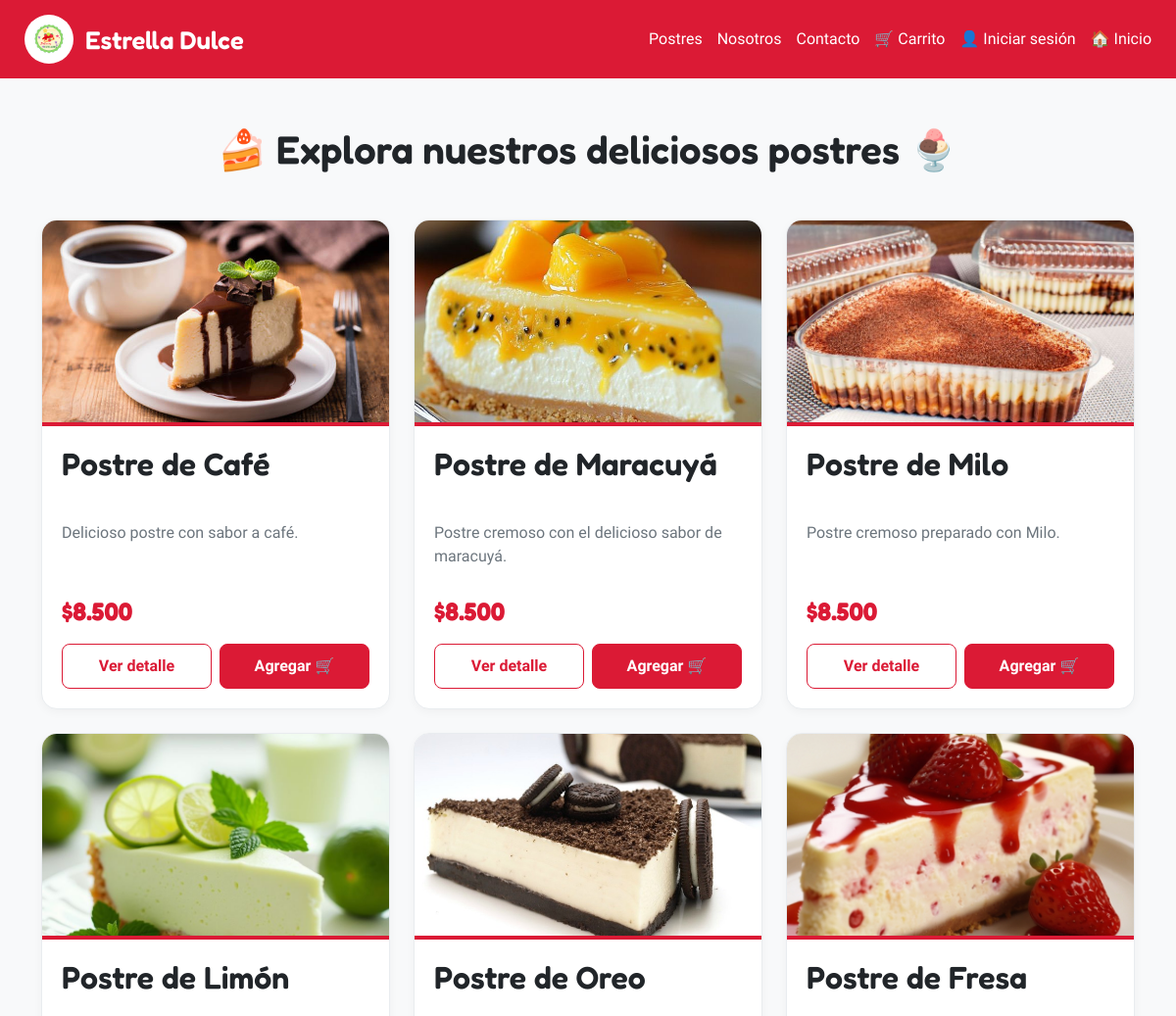
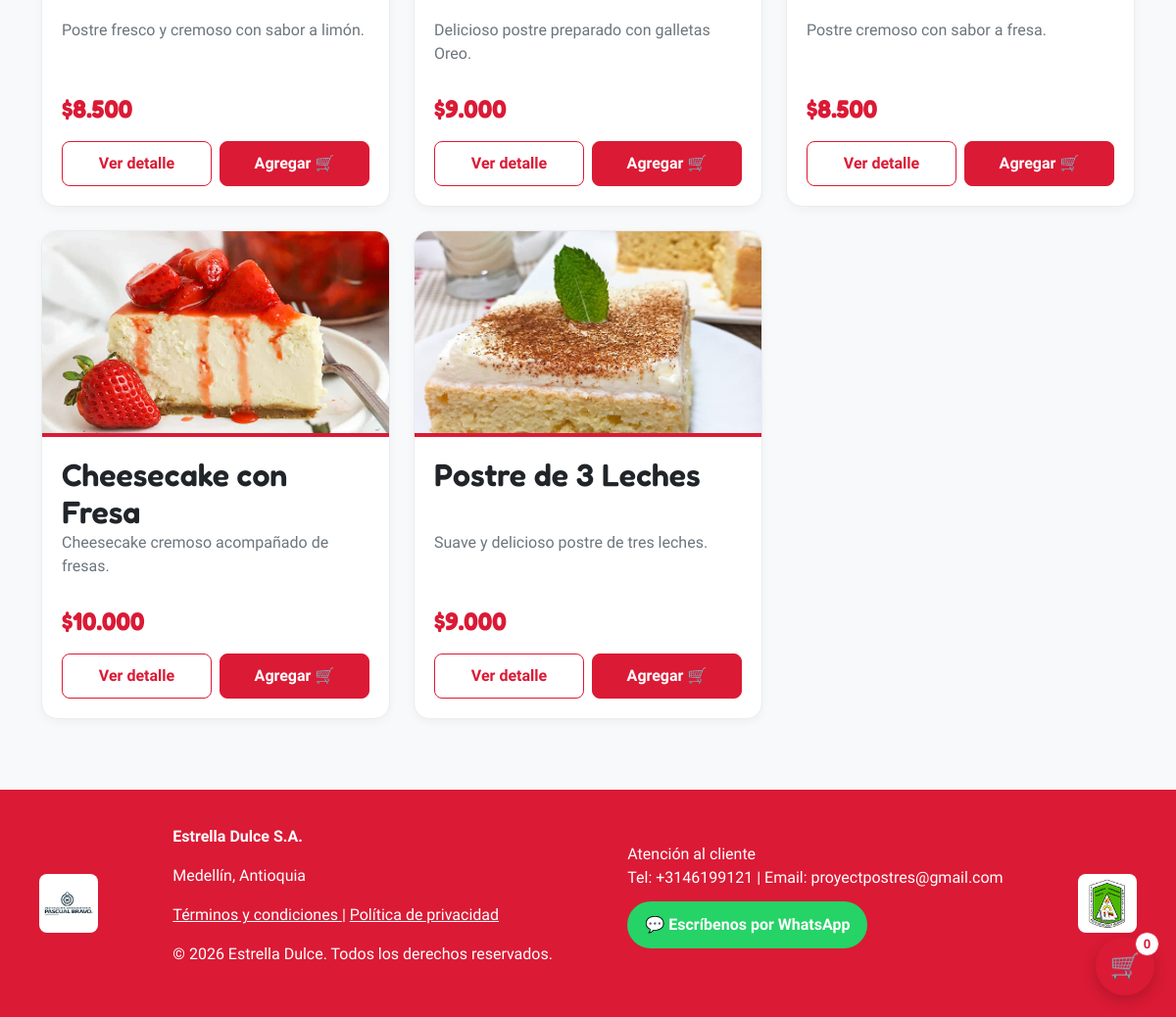
Screenshot of /vistas/postres.php with the database file from the repository (2 pictures, top to bottom).
### tables this page shows
CREATE TABLE `postres` (
  `id_postre` int(11) NOT NULL,
  `id_categoria` int(11) NOT NULL,
  `nombre` varchar(150) NOT NULL,
  `descripcion` text DEFAULT NULL,
  `precio` decimal(10,2) NOT NULL DEFAULT 0.00,
  `stock` int(11) NOT NULL DEFAULT 0,
  `imagen` varchar(255) DEFAULT NULL,
  `ingredientes` text DEFAULT NULL,
  `estado` enum('DISPONIBLE','AGOTADO','INACTIVO') NOT NULL DEFAULT 'DISPONIBLE',
  `destacado` tinyint(1) NOT NULL DEFAULT 0,
  `fecha_creacion` timestamp NOT NULL DEFAULT current_timestamp(),
  `fecha_actualizacion` timestamp NOT NULL DEFAULT current_timestamp() ON UPDATE current_timestamp()
);

### vistas/postres.php (the view, shortened to what this page needs)
<?php
require_once "../conexion.php";
$usuarioLogueado = isset($_SESSION["id_usuario"]);
$nombreUsuario = $_SESSION["nombre"] ?? "";
$apellidoUsuario = $_SESSION["apellido"] ?? "";
function escapar($valor): string {
    return htmlspecialchars((string)$valor, ENT_QUOTES, "UTF-8");
}
try {
    $sql = "SELECT
                p.id_postre,
                p.nombre,
                p.descripcion,
                p.precio,
                p.stock,
                p.imagen,
                p.estado,
                c.nombre AS categoria
            FROM postres p
            INNER JOIN categorias c
                ON p.id_categoria = c.id_categoria
            WHERE p.estado = 'DISPONIBLE'
            ORDER BY p.id_postre ASC";
    $stmt = $conexion->prepare($sql);
    $stmt->execute();
    $postres = $stmt->fetchAll(PDO::FETCH_ASSOC);
} catch (PDOException $e) {
    error_log($e->getMessage());
    $postres = [];
}
?>
<!DOCTYPE html>
<html lang="es">
<head>
<link href="https://cdn.jsdelivr.net/npm/bootstrap@5.3.3/dist/css/bootstrap.min.css" rel="stylesheet">
</head>
<body>
<header class="ed-header">
    <a href="../index.php" class="ed-header__brand">
        <img
            src="../imagen/ChatGPT Image 5 nov 2025, 10_50_14 p.m..png"
            alt="Logo Estrella Dulce"
            class="ed-header__logo"
        >
        <span class="ed-header__title">Estrella Dulce</span>
    </a>
    <nav class="ed-nav" aria-label="Navegación principal">
        <a href="postres.php">Postres</a>
        <a href="nosotros.html">Nosotros</a>
        <a href="contacto.php">Contacto</a>
        <a href="carrito.php">🛒 Carrito</a>
        <?php if ($usuarioLogueado): ?>
            <span style="color:white">
                👤 <?= escapar(trim($nombreUsuario . " " . $apellidoUsuario)) ?>
            </span>
            <a href="../cerrar_sesion.php">Cerrar sesión</a>
        <?php else: ?>
            <a href="iniciar%20sesi%C3%B3n.php">👤 Iniciar sesión</a>
        <?php endif; ?>
        <a href="../index.php">🏠 Inicio</a>
    </nav>
</header>
<main class="container my-5">
    <h1 class="postres-title text-center mb-5">
        🍰 Explora nuestros deliciosos postres 🍨
    </h1>
    <div class="row">
        <?php if (count($postres) > 0): ?>
            <?php foreach ($postres as $postre): ?>
                <?php
                $id = (int)$postre["id_postre"];
                $nombre = (string)$postre["nombre"];
                $descripcion = (string)($postre["descripcion"] ?? "");
                $precio = (float)$postre["precio"];
                $stock = (int)$postre["stock"];
                $imagen = (string)($postre["imagen"] ?? "");
                ?>
                <div class="col-12 col-md-6 col-lg-4 mb-4">
                    <article class="postres-card">
                        <?php if ($imagen !== ""): ?>
                            <img
                                src="../imagen/<?= escapar($imagen) ?>"
                                class="card-img-top"
                                alt="<?= escapar($nombre) ?>"
                                loading="lazy"
                            >
                        <?php endif; ?>
                        <div class="card-body">
                            <h2 class="card-title">
                                <?= escapar($nombre) ?>
                            </h2>
                            <p class="card-text">
                                <?= escapar($descripcion) ?>
                            </p>
                            <p class="precio">
                                $<?= number_format($precio, 0, ',', '.') ?>
                            </p>
                            <div class="acciones-postre">
                                <a
                                    href="detalle_postre.php?id=<?= $id ?>"
                                    class="btn btn-ver"
                                >
                                    Ver detalle
                                </a>
                                <button
                                    type="button"
                                    class="btn btn-postre btn-agregar"
                                    data-id="<?= $id ?>"
                                    data-nombre="<?= escapar($nombre) ?>"
                                    data-precio="<?= escapar((string)$precio) ?>"
                                    data-stock="<?= $stock ?>"
                                    data-imagen="<?= escapar($imagen) ?>"
                                    <?= $stock <= 0 ? 'disabled' : '' ?>
                                >
                                    <?= $stock <= 0 ? 'Agotado' : 'Agregar 🛒' ?>
                                </button>
                            </div>
                        </div>
                    </article>
                </div>
            <?php endforeach; ?>
        <?php endif; ?>
    </div>
</main>
<button
    class="boton-carrito"
    id="botonCarrito"
    type="button"
    aria-label="Abrir carrito"
>
    🛒
    <span id="contador" class="contador-carrito">0</span>
</button>
<footer class="ed-footer">
<footer class="ed-footer">
    <div class="page-wrap">
        <img
            src="../imagen/Logo Pascual Bravo 2.jpg"
            alt="Logo Pascual Bravo"
            class="footer-logo"
        >
        <div class="ed-footer-info">
            <p>
                <strong>Estrella Dulce S.A.</strong>
            </p>
            <p>
                Medellín, Antioquia
            </p>
            <p>
                <a href="#" class="footer-link">
                    Términos y condiciones
                </a>
                |
                <a href="#" class="footer-link">
                    Política de privacidad
                </a>
            </p>
            <p>
                &copy; 2026 Estrella Dulce.
                Todos los derechos reservados.
            </p>
        </div>
        <ul class="list-unstyled">
            <li class="mb-2">
                <span class="customer-service-title">
                    Atención al cliente
                </span>
                <br>
                <p class="mb-0">
                    Tel: +3146199121 |
                    Email: proyectpostres@gmail.com
                </p>
            </li>
            <li style="margin-top: 12px;">
                <a
                    href="https://api.whatsapp.com/send?phone=573146199121&amp;text=Hola,%20vengo%20de%20la%20p%C3%A1gina%20web"
                    class="btn-whatsapp"
                    target="_blank"
                    rel="noopener"
                >
                    💬 Escríbenos por WhatsApp
                </a>
            </li>
        </ul>
        <img
            src="../imagen/I.E F├®lix De Bedout Moreno Escudo.png"
            alt="Logo Félix"
            class="footer-logo"
        >
    </div>
</footer>
</footer>
</body>
</html>

### vistas/postres.php (style rules this page uses)
:root { --primary: #DB1A35; --primary-dark: #b8152c; }
* { box-sizing: border-box; }
body { margin: 0; min-height: 100vh; display: flex; flex-direction: column; background: #f8f9fa; font-family: 'Work Sans', sans-serif; }
.ed-header { background: var(--primary); padding: 15px 25px; display: flex; align-items: center; justify-content: space-between; flex-wrap: wrap; gap: 15px; }
.ed-header__brand { display: flex; align-items: center; gap: 12px; text-decoration: none; }
.ed-header__logo { width: 50px; height: 50px; object-fit: contain; background: white; border-radius: 50%; padding: 4px; }
.ed-header__title { color: white; font: 600 1.6rem 'Fredoka', sans-serif; margin: 0; }
.ed-nav { display: flex; align-items: center; flex-wrap: wrap; gap: 15px; }
.ed-nav a { color: white; text-decoration: none; }
.postres-title { font-family: 'Fredoka', sans-serif; font-weight: 600; }
.postres-card { height: 100%; display: flex; flex-direction: column; overflow: hidden; background: white; border: 1px solid #e9ecef; border-radius: 16px; box-shadow: 0 3px 10px #0000000a; transition: transform .2s ease, box-shadow .2s ease; }
.postres-card .card-img-top { width: 100%; height: 210px; object-fit: cover; border-bottom: 4px solid var(--primary); }
.card-body { padding: 20px; display: flex; flex-direction: column; flex: 1; }
.card-title { font-family: 'Fredoka', sans-serif; font-weight: 600; min-height: 2.4em; }
.card-text { color: #6c757d; min-height: 3em; line-height: 1.5; }
.precio { color: var(--primary); font: 700 1.6rem 'Fredoka', sans-serif; margin: 12px 0 18px; }
.acciones-postre { display: flex; gap: 8px; margin-top: auto; }
.acciones-postre .btn { flex: 1; font-weight: 600; padding: 10px 8px; border-radius: 8px; }
.btn-postre { background: var(--primary); border-color: var(--primary); color: white; }
.btn-ver { border: 1px solid var(--primary); color: var(--primary); background: white; }
.boton-carrito { position: fixed; bottom: 22px; right: 22px; width: 60px; height: 60px; border: 0; border-radius: 50%; background: var(--primary); color: white; font-size: 25px; box-shadow: 0 5px 15px #00000030; cursor: pointer; z-index: 999; }
.contador-carrito { position: absolute; top: -5px; right: -5px; min-width: 25px; height: 25px; padding: 3px; background: white; color: var(--primary); border: 1px solid var(--primary); border-radius: 50%; font-size: 13px; font-weight: bold; display: flex; align-items: center; justify-content: center; }
.ed-footer { margin-top: auto; padding: 18px 20px; background: var(--primary); color: white; width: 100%; }
.ed-footer .page-wrap { max-width: 1200px; margin: auto; display: flex; align-items: center; justify-content: space-between; flex-wrap: wrap; gap: 25px; }
.footer-logo { width: 60px; height: 60px; object-fit: contain; background: white; border-radius: 8px; padding: 4px; }
.footer-link { color: white; }
.btn-whatsapp { display: inline-block; padding: 12px 18px; background: #25D366; color: white; border-radius: 30px; text-decoration: none; font-weight: 600; }

### rows the page displays
postres: imagen (picture), nombre "Postre de Café", descripcion "Delicioso postre con sabor a café.", precio "8.500", stock "Agregar 🛒"
postres: imagen (picture), nombre "Postre de Maracuyá", descripcion "Postre cremoso con el delicioso sabor de maracuyá.", precio "8.500", stock "Agregar 🛒"
postres: imagen (picture), nombre "Postre de Milo", descripcion "Postre cremoso preparado con Milo.", precio "8.500", stock "Agregar 🛒"
postres: imagen (picture), nombre "Postre de Limón", descripcion "Postre fresco y cremoso con sabor a limón.", precio "8.500", stock "Agregar 🛒"
postres: imagen (picture), nombre "Postre de Oreo", descripcion "Delicioso postre preparado con galletas Oreo.", precio "9.000", stock "Agregar 🛒"
postres: imagen (picture), nombre "Postre de Fresa", descripcion "Postre cremoso con sabor a fresa.", precio "8.500", stock "Agregar 🛒"
postres: imagen (picture), nombre "Cheesecake con Fresa", descripcion "Cheesecake cremoso acompañado de fresas.", precio "10.000", stock "Agregar 🛒"
postres: imagen (picture), nombre "Postre de 3 Leches", descripcion "Suave y delicioso postre de tres leches.", precio "9.000", stock "Agregar 🛒"
